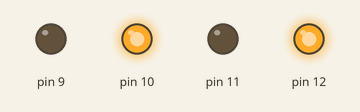
Recording of a sketch running on a simulated Arduino Uno, built with avr-gcc and run on an emulated ATmega328P. Parts: output pins drawn as LEDs (lit = HIGH).

Above: at 1.0 s.
At 2.5 s:
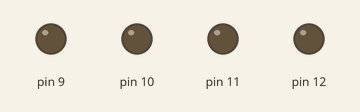
At 3.7 s:
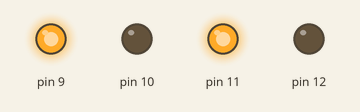
Timing chart, 0 to 6.5 s (numbered marks = the images above):
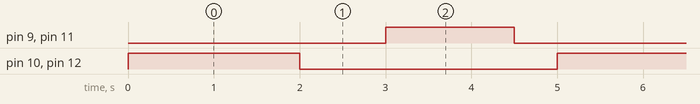

The sketch:

MotorTest.ino
```cpp
void setup() {
  // put your setup code here, to run once:
  Serial.begin(9600);
  pinMode(12, OUTPUT);
  pinMode(11, OUTPUT);
  pinMode(10, OUTPUT);
  pinMode(9, OUTPUT);
}

void forward();
void motorStop();
void reverse();

void loop() {
  // put your main code here, to run repeatedly:
  forward();
  delay(2000);
  motorStop();
  delay(1000);
  reverse();
  delay(1500);
  motorStop();
  delay(500);

}

void forward(){
  digitalWrite(12, HIGH);
  digitalWrite(10, HIGH);
}

void reverse(){
  digitalWrite(11, HIGH);
  digitalWrite(9, HIGH);
}

void motorStop(){
  digitalWrite(12, LOW);
  digitalWrite(10, LOW);
  digitalWrite(11, LOW);
  digitalWrite(9, LOW);
}
```

Measured:
- by itself, pin 9, pin 11: alternates HIGH for 1.5 s and LOW for 3.5 s
- by itself, pin 10, pin 12: alternates HIGH for 2.0 s and LOW for 3.0 s
- by itself, everything shown: repeats every 5.0 s, in 4 steps
